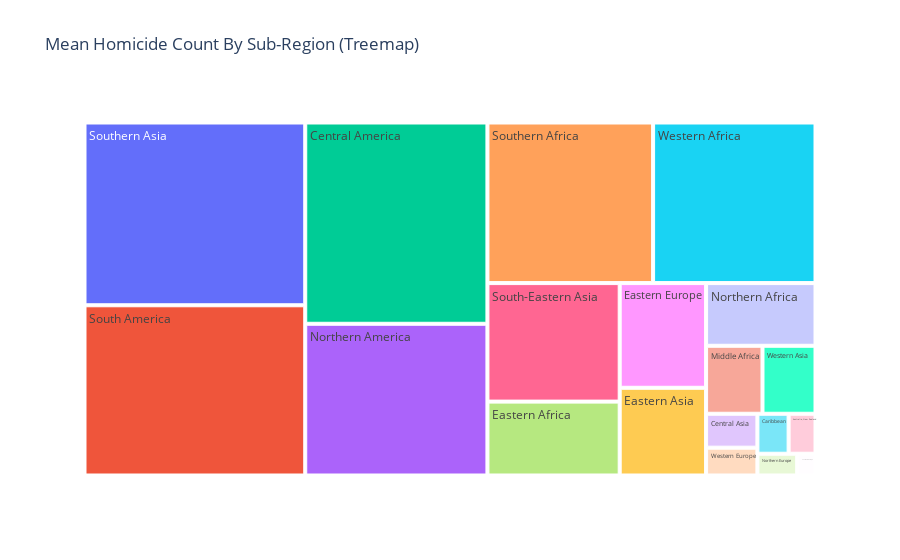

The cell this chart's notebook holds for it:
### Code cell
tree_visual=px.treemap(df,path=['Sub-Region'], values='Mean_Homicide_Count', title='Mean Homicide Count By Sub-Region (Treemap)')
tree_visual.update_traces(hovertemplate='Sub-Region: %{label}<br>Mean Homicide Count: %{value}')
tree_visual.show()

### Figure 1 — Plotly figure (JSON) as saved in the notebook; plotly's stock layout.template omitted (floating-point values rounded to 4 significant figures)
{"data": [{"branchvalues": "total", "domain": {"x": [0, 1], "y": [0, 1]}, "hovertemplate": "Sub-Region: %{label}<br>Mean Homicide Count: %{value}", "ids": ["Southern Asia", "South America", "Central America", "Northern America", "Southern Africa", "Western Africa", "South-Eastern Asia", "Eastern Africa", "Eastern Europe", "Eastern Asia", "Northern Africa", "Middle Africa", "Western Asia", "Central Asia", "Western Europe", "Caribbean", "Australia, New Zealand", "Northern Europe", "Southern Europe"], "labels": ["Southern Asia", "South America", "Central America", "Northern America", "Southern Africa", "Western Africa", "South-Eastern Asia", "Eastern Africa", "Eastern Europe", "Eastern Asia", "Northern Africa", "Middle Africa", "Western Asia", "Central Asia", "Western Europe", "Caribbean", "Australia, New Zealand", "Northern Europe", "Southern Europe"], "name": "", "parents": ["", "", "", "", "", "", "", "", "", "", "", "", "", "", "", "", "", "", ""], "type": "treemap", "values": [6515.0, 6067.0, 5921.0, 4463.0, 4296.0, 4211.0, 2531.0, 1578.0, 1460.0, 1223.0, 1108.0, 619.2, 581.9, 281.2, 230.6, 201.5, 173.5, 139.8, 64.29]}], "layout": {"legend": {"tracegroupgap": 0}, "title": {"text": "Mean Homicide Count By Sub-Region (Treemap)"}}}
